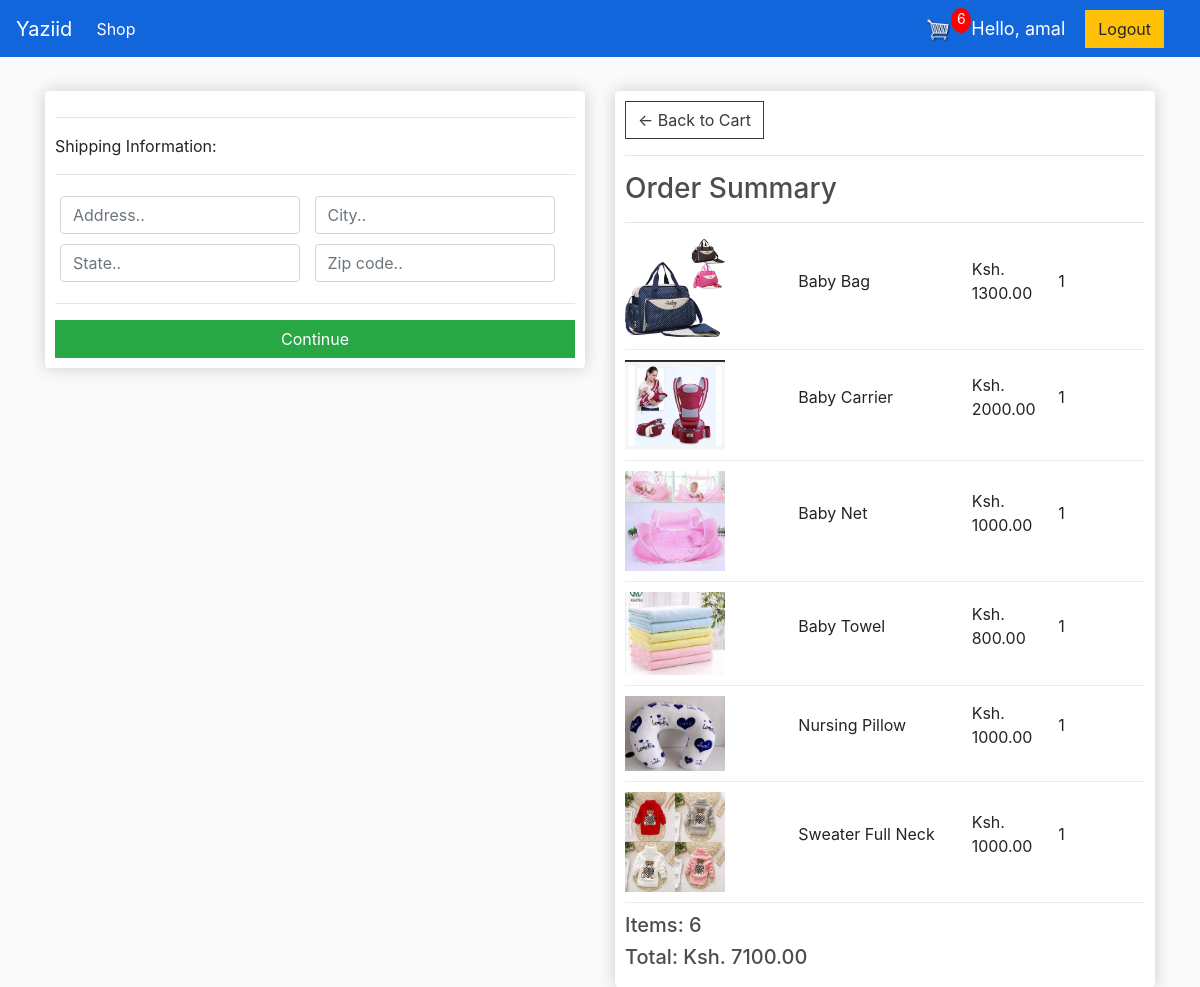
Screenshot of /checkout/ (signed in) with the database file from the repository.
### shop/models.py (models this page shows, shortened)
class OrderItem(models.Model):
	product = models.ForeignKey(Product, on_delete=models.SET_NULL, null=True)
	order = models.ForeignKey(Order, on_delete=models.SET_NULL, null=True)
	quantity = models.IntegerField(default=0, null=True, blank=True)
	date_added = models.DateTimeField(auto_now_add=True)
	@property
	def get_total(self):
		total = self.product.price * self.quantity
		return total

class Product(models.Model):
	name = models.CharField(max_length=200)
	price = models.DecimalField(max_digits=7, decimal_places=2)
	digital = models.BooleanField(default=False, null=True, blank=True)
	image = models.ImageField(null=True, blank=True)
	@property
	def imageURL(self):
		try:
			url = self.image.url
		except:
			url = ''
		return url

class Order(models.Model):
	customer = models.ForeignKey(Customer, on_delete=models.SET_NULL, null=True, blank=True)
	date_ordered = models.DateTimeField(auto_now_add=True)
	complete = models.BooleanField(default=False)
	transaction_id = models.CharField(max_length=100, null=True)
	@property
	def shipping(self):
		shipping = False
		orderitems = self.orderitem_set.all()
		for i in orderitems:
			if i.product.digital == False:
				shipping = True
		return shipping
	@property
	def get_cart_total(self):
		orderitems = self.orderitem_set.all()
		total = sum([item.get_total for item in orderitems])
		return total
	@property
	def get_cart_items(self):
		orderitems = self.orderitem_set.all()
		total = sum([item.quantity for item in orderitems])
		return total

### shop/views.py (the view)
# urls.py: path('checkout/', views.checkout, name="checkout"),
def checkout(request):
	data = cartData(request)
	cartItems = data['cartItems']
	order = data['order']
	items = data['items']
	context = {'items':items, 'order':order, 'cartItems':cartItems}
	return render(request, 'shop/checkout.html', context)

### shop/utils.py (called while the page is built)
def cartData(request):
    if request.user.is_authenticated:
        try:
            customer = request.user.customer
        except Customer.DoesNotExist:
            customer = None
        order, created = Order.objects.get_or_create(customer=customer, complete=False)
        items = order.orderitem_set.all()
        cartItems = order.get_cart_items
    else:
        cookieData = cookieCart(request)
        cartItems = cookieData['cartItems']
        order = cookieData['order']
        items = cookieData['items']
    return {'cartItems':cartItems, 'order':order, 'items':items}

### shop/templates/shop/checkout.html (shortened to what this page needs)
{% extends 'shop/main.html' %}
{% load static %}
{% block content %}
<div class="row">
	<div class="col-lg-6">
		<div class="box-element" id="form-wrapper">
               <form id="form">
                    <div id="shipping-info">
                         <hr>
                         <p>Shipping Information:</p>
                         <hr>
                         <div class="form-field">
                              <input class="form-control" type="text" name="address" placeholder="Address..">
                         </div>
                         <div class="form-field">
                              <input class="form-control" type="text" name="city" placeholder="City..">
                         </div>
                         <div class="form-field">
                              <input class="form-control" type="text" name="state" placeholder="State..">
                         </div>
                         <div class="form-field">
                              <input class="form-control" type="text" name="zipcode" placeholder="Zip code..">
                         </div>
                    </div>
                    <hr>
                    <input id="form-button" class="btn btn-success btn-block" type="submit" value="Continue">
               </form>
		</div>
          <br>
	</div>
     <div class="col-lg-6">
          <div class="box-element">
               <a  class="btn btn-outline-dark" href="{% url 'cart' %}">&#x2190; Back to Cart</a>
               <hr>
               <h3>Order Summary</h3>
               <hr>
               {% for item in items %}
               <div class="cart-row">
                    <div style="flex:2"><img class="row-image" src="{{item.product.imageURL}}"></div>
                    <div style="flex:2"><p>{{item.product.name}}</p></div>
                    <div style="flex:1"><p>Ksh. {{item.product.price|floatformat:2}}</p></div>
                    <div style="flex:1"><p>{{item.quantity}}</p></div>
               </div>
               {% endfor %}
               <h5>Items: {{order.get_cart_items}}</h5>
               <h5>Total: Ksh. {{order.get_cart_total|floatformat:2}}</h5>
          </div>
     </div>
</div>
{% endblock content %}

### shop/templates/shop/main.html (shortened to what this page needs)
<!DOCTYPE html>
{% load static %}
<html>
<head>
	<link rel="stylesheet" href="https://stackpath.bootstrapcdn.com/bootstrap/4.4.1/css/bootstrap.min.css">
	<link rel="stylesheet" type="text/css" href="{% static 'css/main.css' %}">
</head>
<body>
	<nav class="navbar navbar-expand-lg navbar-dark bg-dark">
		<a class="navbar-brand" href="{% url 'shop' %}">Yaziid</a>
		<div class="collapse navbar-collapse" id="navbarSupportedContent">
		<ul class="navbar-nav mr-auto">
			<li class="nav-item active">
			<a class="nav-link" href="{% url 'shop' %}">Shop<span class="sr-only">(current)</span></a>
			</li>
		</ul>
			<div class="form-inline my-2 my-lg-0">
				<a href="{% url 'cart' %}">
					<img  id="cart-icon" src="{% static 'images/6+cart.png' %}">
				</a>
				<p id="cart-total">{{cartItems}}</p>
			</div>
			<span class="hello-msg">Hello, {{request.user}}</span>
		</div>
				{% if request.user.is_authenticated %}
					<a class="btn btn-warning" href="{% url 'login' %}">Logout</a>
				{% else %}
					<a class="btn btn-warning" href="{% url 'shop' %}">Login</a>
				{% endif %}
		<span><a class="hello-msg" href="{% url 'logout' %}"></a></span>
	</nav>
    <div class="container">
            <br>
            {% block content %}
            {% endblock content %}
    </div>
</body>
</html>

### static/css/main.css (style rules this page uses)
body { background-color: hsl(0, 0%, 98%); }
h1,h2,h3,h4,h5,h6 { color:hsl(0, 0%, 30%); }
.box-element { box-shadow:hsl(0, 0%, 80%) 0 0 16px; background-color: #fff; border-radius: 4px; padding: 10px; }
.bg-dark { background-color: #1266db!important; }
#cart-icon { width:25px; display: inline-block; margin-left: 15px; }
#cart-total { display: block; text-align: center; color:#fff; background-color: red; width: 20px; height: 25px; border-radius: 50%; font-size: 14px; }
.col-lg-4, .col-lg-6, .col-lg-8, .col-lg-12 { margin-top: 10px; }
.btn { border-radius: 0; }
.row-image { width: 100px; }
.form-field { width:250px; display: inline-block; padding: 5px; }
.cart-row { display: flex; align-items: center; padding-bottom: 10px; margin-bottom: 10px; border-bottom: 1px solid #ececec; }

### shop/templates/shop/main.html (style rules this page uses)
.hello-msg { font-size: 18px; color: rgb(255, 255, 255); margin-right: 20px; }

### rows the page displays
OrderItem: product.imageURL (picture), product.name "Baby Bag", product.price "1300.00", quantity "1"
OrderItem: product.imageURL (picture), product.name "Baby Carrier", product.price "2000.00", quantity "1"
OrderItem: product.imageURL (picture), product.name "Baby Net", product.price "1000.00", quantity "1"
OrderItem: product.imageURL (picture), product.name "Baby Towel", product.price "800.00", quantity "1"
OrderItem: product.imageURL (picture), product.name "Nursing Pillow", product.price "1000.00", quantity "1"
OrderItem: product.imageURL (picture), product.name "Sweater Full Neck", product.price "1000.00", quantity "1"
Order: get_cart_items "6", get_cart_total "7100.00"

### other values shown
{{ cartItems }} "6"
{{ request.user }} "amal"
